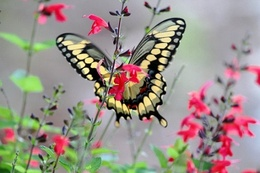
%> input picture src/1.jpg, 260 x 173 px, shrunk from 452 x 300 before the run; its folder holds only this picture in this run
$ octave mhec_soh.m   (GNU Octave 9; MATLAB toolbox functions it lacks are replaced by stand-ins)
%> lines starting %> are read from the running program, lines starting %| are printed output that depends on the picture; in (x1, y1, x2, y2) boxes, pixels count from 0 and x2, y2 are one past the last pixel; in counts of white or black regions, pixels touching at a corner belong together; the program's own positions count from 1
### src/featureExtraction.m
function[image, Ix, Iy, x, y] = featureExtraction(im,mask)
    if mask==zeros(size(mask))
        newim=mat2gray(im);
    else
        newim=mat2gray(im.*mask);
    end

    sigma1 = 1.7;
    sigma2 = 0.8;
    k = 0.16;

    %Feature extraction (Harris corner detection-sobel edge detection)
    [image, Ix, Iy, ~, cornerness] = myHarrisCornerDetector(double(rgb2gray(newim)), sigma1, sigma2, k);
    %Feature point construction
    cornerness = (cornerness>1e-4);
    [x,y] = find(cornerness);
end

### src/myHarrisCornerDetector.m
function [image ,Ix, Iy, eigen_value, cornerness] = myHarrisCornerDetector(original_img, sigma1, sigma2, k)

    % rescale the intensities in the image to lie within the range [0, 1]
    minIntensity = min(original_img(:));
    maxIntensity = max(original_img(:));
    image = (original_img - minIntensity)/(maxIntensity - minIntensity);

    % smoothen the image
    filt1 = fspecial('gaussian', 2*ceil(3*sigma1)+1, sigma1);
    smooth_img = imfilter(image, filt1);

    % get derivative image along X and Y axes
    [Ix, Iy] = imgradientxy(smooth_img);

    % compute the matrices for structure tensor
    filt2 = fspecial('gaussian', 2*ceil(3*sigma2)+1, sigma2);
    Ixx = conv2(Ix.*Ix, filt2, 'same');
    Iyy = conv2(Iy.*Iy, filt2, 'same');
    Ixy = conv2(Ix.*Iy, filt2, 'same');

    % finding the eigenvalues and cornerness
    [x, y]= size(Ixx);
    eigen_value = zeros(x,y,2);
    corners = zeros(x,y);
    cornerness = zeros(x,y);
    for i = 1:x
        for j = 1:y
            M = [Ixx(i,j), Ixy(i,j); Ixy(i,j), Iyy(i,j)];
            e = eig(M);
            eigen_value(i,j,:) = [e(1),e(2)];
            corners(i,j) = max(e(1),e(2));
        end
    end

    %non maximum cornerness suppression
    index = imregionalmax(corners,8);
    cornerness(index) = corners(index);
end

### src/soh.m
function [s] = soh(Ix, Iy, x, y, window_size)
    h_gauss = 0.5;
    %Gradient magnitude and direction
    gradMag = sqrt(Ix.^2 + Iy.^2);
    gradDir = atan(Iy./Ix);
    [m,n] = size(gradMag);

    %Major orientation and histogram construction
    [p,~] = size(x);
    maj_orient = zeros(size(x));
    H = zeros(180,p);

    for i=1:p
            %Gradient and direction in window
            window_Mag = gradMag(max(x(i)-window_size/2-1, 1): min(x(i)+ window_size/2, m), max(y(i)-window_size/2-1, 1): min(y(i)+ window_size/2, n));
            window_Dir = gradDir(max(x(i)-window_size/2-1, 1): min(x(i)+ window_size/2, m), max(y(i)-window_size/2-1, 1): min(y(i)+ window_size/2, n));

            prev = 0;
            %Gaussian kernel for smoothening
            for j=-90:90
                w_kernel = exp(-((repmat(j,size(window_Dir,1),size(window_Dir,2))-window_Dir)/h_gauss).^2);

                z = sum(sum((1/h_gauss)*(window_Mag.*w_kernel)));
                u = sum(sum(window_Mag));

                %Weighted density of orientation of ith feature point(-90 to 90)
                w_dense = z / u;

                %Major orientation and histogram of ith feature point
                if(prev < w_dense)
                    prev = w_dense;
                    maj_orient(i) = j;
                end

            end
            H(maj_orient(i)+91,i) = 1;
    end

    %SOH for the image
     s = (1/p)*sum(H,2);
end

### src/mhec_soh.m
%% SAVE SOH FOR DATABASE
tic;

window_size = 8;
keyword = 'Giraffe';
database_dir = '../../../THUR15000/';

% Process the database
dir_name = strcat(database_dir,keyword);
D = dir(strcat(dir_name,'/Src/*.jpg')); % check dir command, in matlab documentation

N=floor(length(D));

SALIENCY_HISTOGRAMS=[];
f = waitbar(0,"Please Wait...");

for i=1:N
    msg=strcat('Computing SOH ',num2str(i),'/',num2str(N));
    f = waitbar(i/N,f,msg);
    filename = strcat(strcat(dir_name,'/Src/'),D(i).name);
    X=double(imread(filename));
    filename = strcat('../output_texture/',keyword,'/masks/',D(i).name);
    mask1 = double(imread(filename));
    [image, Ix, Iy, x, y] = featureExtraction(double(X),mask1);
%> in featureExtraction, `newim=mat2gray(im.*mask);`:
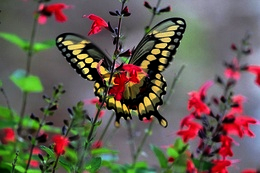
%> newim: size 173x260x3 double; mean R, G, B 0.404, 0.363, 0.326
%> in myHarrisCornerDetector, `minIntensity = min(original_img(:));`: minIntensity = 0
%> in myHarrisCornerDetector, `maxIntensity = max(original_img(:));`: maxIntensity = 0.963
%> in myHarrisCornerDetector, `[Ix, Iy] = imgradientxy(smooth_img);`:
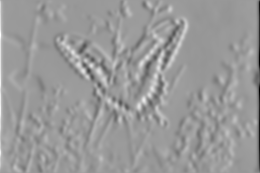
%> Ix: size 173x260 double; min -2.3, max 1.52, mean 0.00224; drawn with min black and max white
%> in myHarrisCornerDetector, `Ixy = conv2(Ix.*Iy, filt2, 'same');`:
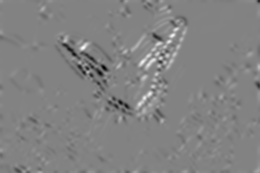
%> Ixy: size 173x260 double; min -0.645, max 0.614, mean -0.000639; drawn with min black and max white
%> in myHarrisCornerDetector, `index = imregionalmax(corners,8);`:
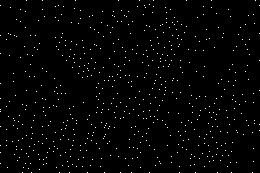
%> index: size 173x260 logical; 1.4% white in thin lines or dots
%> in featureExtraction, `[x,y] = find(cornerness);`: x = 636 values from 1 to 173; y = 636 values from 1 to 260
%> x = 636 values, max 173 at index 50, min 1 at index 58, mean 93.75; y = 636 values from 1 to 260
    cx=x;
%> cx has the same summary as x
    cy=y;
%> cy = 636 values from 1 to 260
    figure,imshow(mat2gray(image)),title('Salient points'), hold on, scatter(y,x,'filled','r');
%> after `scatter(y,x,'filled','r')`:
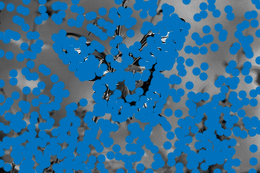
%> figure redrawn from the program's plot data; its title reads 'Salient points'

    h = soh(Ix, Iy, x, y, window_size);
%> in soh, `gradDir = atan(Iy./Ix);`:
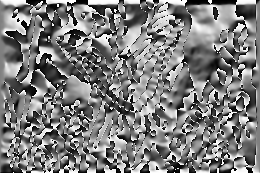
%> gradDir: size 173x260 double; min -1.57, max 1.57, mean -0.0148; drawn with min black and max white
%> after the loop in soh, `for i=1:p`:
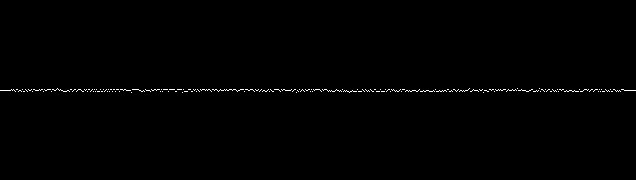
%> H: size 180x636 double; values 0 (black) and 1 (white), 0.56% white in thin lines or dots, all inside (x1, y1, x2, y2) = (0, 88, 636, 93)
%> after the loop in soh, `for i=1:p`: maj_orient = 636 values, max 2 at index 132, min -2 at index 58, mean -0.0582
%> in soh, `s = (1/p)*sum(H,2);`: s = 180 values, max 0.358 at index 90, min 0 at index 1, mean 0.00556
%> h has the same summary as s in soh
    SALIENCY_HISTOGRAMS(:,:,i)=h;
end
close(f);
soh_file = strcat(strcat('../MHEC_SOH/',keyword),'_full_mhec_sal_hists-2.mat');
save(soh_file,'SALIENCY_HISTOGRAMS');

toc;
